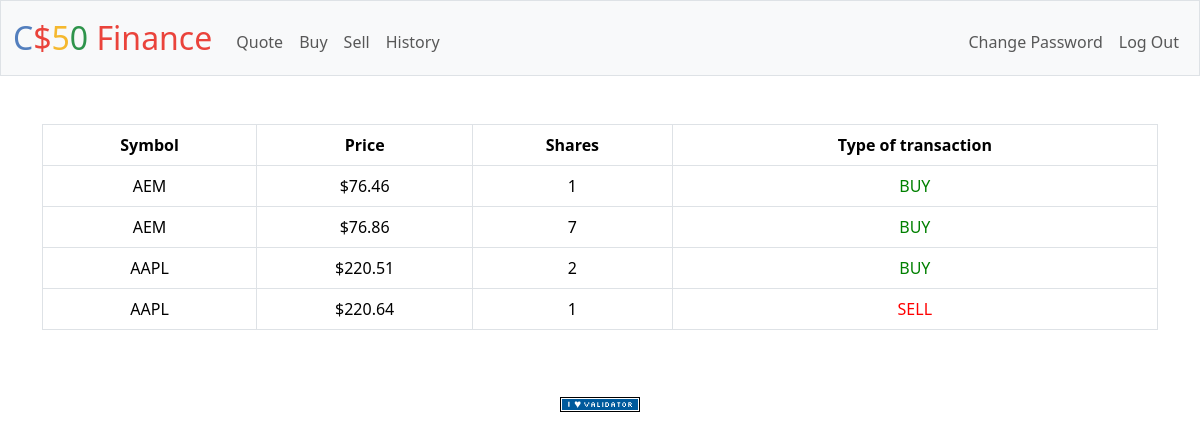
The page /history (signed in) on the database its author committed.
### tables this page shows
CREATE TABLE transactions (
	id integer not null primary key,
    user_id integer not null,
    symbol text not null,
    price numeric not null,
    shares integer not null,
    type text not null,
    foreign key (user_id) references users(id)
);

### app.py (the view)
@app.route("/history")
@login_required
def history():
    historic = db.execute("SELECT symbol, price, shares, type FROM transactions WHERE user_id = ?", session["user_id"])
    return render_template("history.html", historic=historic)

### app.py (called while the page is built)
@app.after_request
def after_request(response):
    response.headers["Cache-Control"] = "no-cache, no-store, must-revalidate"
    response.headers["Expires"] = 0
    response.headers["Pragma"] = "no-cache"
    return response

### helpers.py (called while the page is built)
def login_required(f):
    @wraps(f)
    def decorated_function(*args, **kwargs):
        if session.get("user_id") is None:
            return redirect("/login")
        return f(*args, **kwargs)
    return decorated_function

def usd(value):
    return f"${value:,.2f}"

### templates/history.html (shortened to what this page needs)
{% extends "layout.html" %}
{% block main %}
    <table class="table table-bordered">
        <thead>
            <tr>
                <th>Symbol</th>
                <th>Price</th>
                <th>Shares</th>
                <th>Type of transaction</th>
            </tr>
        </thead>
        <tbody>
            {% for item in historic %}
            <tr>
                <td>{{ item["symbol"] }}</td>
                <td>{{ item["price"] | usd }}</td>
                <td>{{ item["shares"] }}</td>
                {% if item["type"] == "BUY" %}
                <td style="color: green">{{ item["type"] }}</td>
                {% else %}
                <td style="color: red">{{ item["type"] }}</td>
                {% endif %}
            </tr>
            {% endfor %}
        </tbody>
    </table>
{% endblock %}

### rows shown on the page
transactions: symbol "AEM", price "$76.46", shares "1", type "BUY"
transactions: symbol "AEM", price "$76.86", shares "7", type "BUY"
transactions: symbol "AAPL", price "$220.51", shares "2", type "BUY"
transactions: symbol "AAPL", price "$220.64", shares "1", type "SELL"
